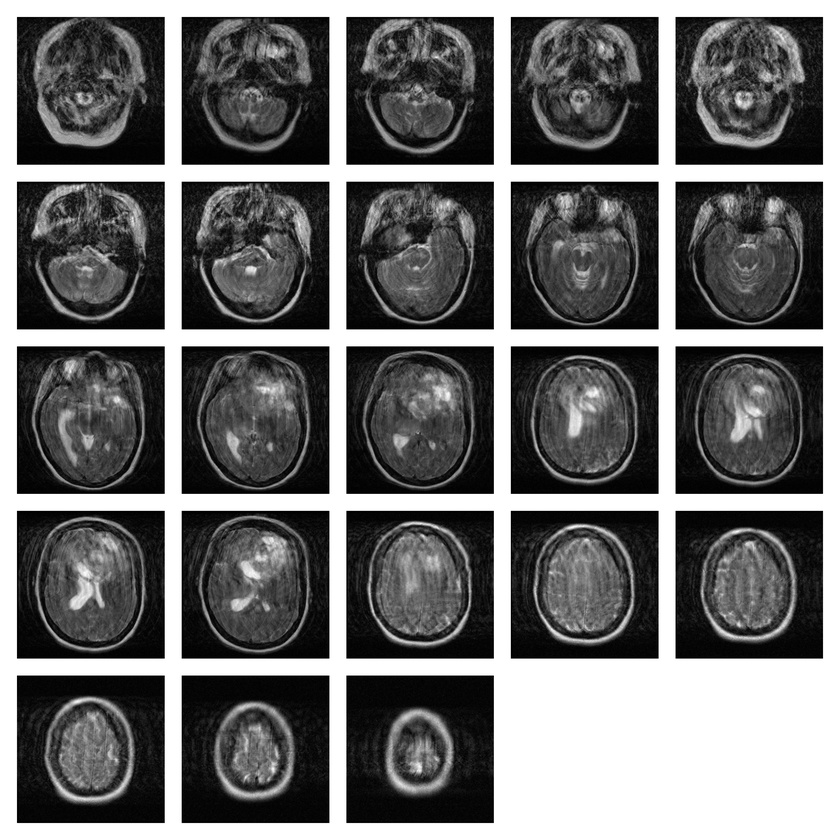
#> input picture Hasta17y.jpg, 840 x 840 px, shrunk from 3264 x 3264 before the run
$ python mr.py
#> lines starting #> are read from the running program, lines starting #| are printed output that depends on the picture; after the words box and inside, x2 and y2 are one past the last pixel; in counts of white or black regions, pixels touching at a corner belong together
import cv2
import numpy as np
from matplotlib import pyplot as plt
from numpy import*
import sys
from PIL import Image

"""
images = map(Image.open, ['000000.jpg', '000001.jpg', '000002.jpg','000003.jpg','000004.jpg'])
images2 = map(Image.open, ['000005.jpg', '000006.jpg', '000007.jpg','000008.jpg','000009.jpg'])
images3 = map(Image.open, ['000010.jpg', '000011.jpg', '000012.jpg','000013.jpg','000014.jpg'])
images4 = map(Image.open, ['000015.jpg', '000016.jpg', '000017.jpg','000018.jpg','000019.jpg'])
images5 = map(Image.open, ['000020.jpg', '000021.jpg', '000022.jpg'])


new_im = Image.new('RGB',  (1250,1250))
new_im2 = Image.new('RGB', (1250,1250))
new_im3 = Image.new('RGB', (1250,1250))
new_im4 = Image.new('RGB', (1250,1250))
new_im5 = Image.new('RGB', (1250,1250))

x_offset = 0
for im in images:
  new_im.paste(im, (x_offset,0))
  x_offset += im.size[0]


y_offset = 0
for im2 in images2:
  new_im2.paste(im2, (y_offset,0))
  y_offset += im2.size[0]


z_offset = 0
for im3 in images3:
  new_im3.paste(im3, (z_offset,0))
  z_offset += im3.size[0]


t_offset = 0
for im4 in images4:
  new_im4.paste(im4, (t_offset,0))
  t_offset += im4.size[0]


k_offset = 0
for im5 in images5:
  new_im5.paste(im5, (k_offset,0))
  k_offset += im5.size[0]

new_im.paste(new_im2,  (0,250))
new_im.paste(new_im3 , (0,500))
new_im.paste(new_im4 , (0,750))
new_im.paste(new_im5 , (0,1000))
new_im.save('Hasta3.jpg')

"""
#########################################################################################################
"""
image = cv2.imread('Hasta1y.jpg')                     #orijinal görüntü
cv2.imshow('Original', image)
"""
image = cv2.imread('Hasta17y.jpg')
#> image is the input picture: shape (840, 840, 3); min 0, max 255, mean 109
plt.title('Orijinal')
plt.imshow(image)
plt.show()

########################################################################################################

bilateral_filtered_image = cv2.bilateralFilter(image, 5, 175, 175)    #GÖRÜNTÜ BULANIKLAŞTIRMA
#cv2.imshow('Bilateral', bilateral_filtered_image)
#cv2.waitKey(0)
plt.title('Bilateral Image')
plt.imshow(bilateral_filtered_image)
plt.show()

########################################################################################################

ret,thresh1 = cv2.threshold(bilateral_filtered_image,127,255,cv2.THRESH_BINARY)
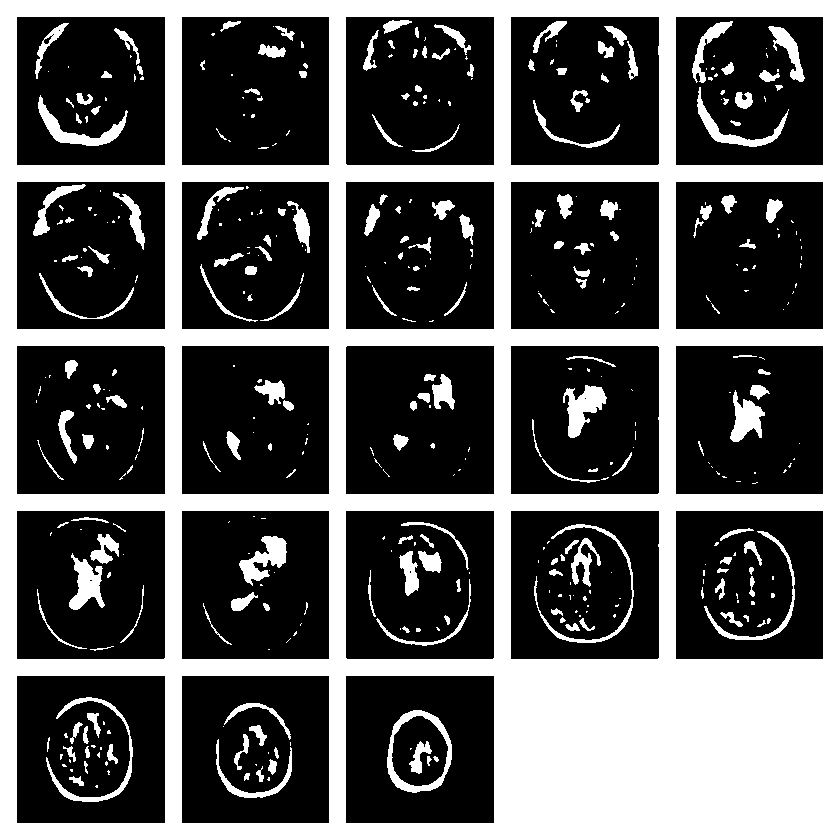
#> thresh1: shape (840, 840, 3); 34% white; 434 white regions (244 under 20 px), largest, box (x1, y1, x2, y2) and area: (0, 0, 840, 840) 204346, (387, 710, 452, 793) 1281, (563, 385, 607, 438) 1191
ret,thresh2 = cv2.threshold(bilateral_filtered_image,127,255,cv2.THRESH_BINARY_INV)    #THRESHOLDİNG İŞLEMİİ
ret,thresh3 = cv2.threshold(bilateral_filtered_image,127,255,cv2.THRESH_TRUNC)
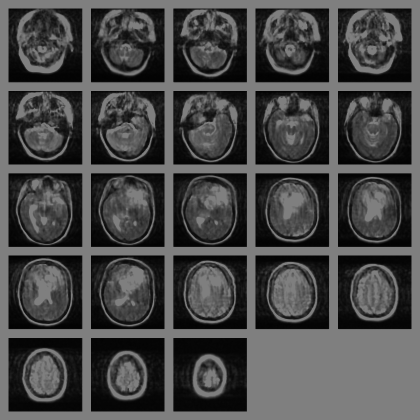
#> thresh3: shape (840, 840, 3) (shown at 1/2 size); min 0, max 127, mean 71.3
ret,thresh4 = cv2.threshold(bilateral_filtered_image,127,255,cv2.THRESH_TOZERO)
ret,thresh5 = cv2.threshold(bilateral_filtered_image,127,255,cv2.THRESH_TOZERO_INV)
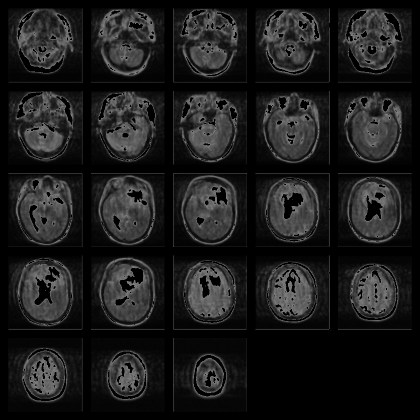
#> thresh5: shape (840, 840, 3) (shown at 1/2 size); min 0, max 127, mean 28.1
titles = ['Original Image','BINARY','BINARY_INV','TRUNC','TOZERO','TOZERO_INV']
images = [image, thresh1, thresh2, thresh3, thresh4, thresh5]
for i in range(6):
    plt.subplot(2,3,i+1),plt.imshow(images[i],'gray')
    plt.title(titles[i])
    plt.xticks([]),plt.yticks([])
plt.show()

#######################################################################################################

kernel = cv2.getStructuringElement(cv2.MORPH_ELLIPSE,(10,10))
array([[1, 1, 1, 1, 1 , 1 , 1 , 1 , 1 , 1 ],
       [1, 1, 1, 1, 1 , 1 , 1 , 1 , 1 , 1 ],
       [1, 1, 1, 1, 1 , 1 , 1 , 1 , 1 , 1 ],
       [1, 1, 1, 1, 1 , 1 , 1 , 1 , 1 , 1 ],
       [1, 1, 1, 1, 1 , 1 , 1 , 1 , 1 , 1 ],
       [1, 1, 1, 1, 1 , 1 , 1 , 1 , 1 , 1 ],
       [1, 1, 1, 1, 1 , 1 , 1 , 1 , 1 , 1 ],
       [1, 1, 1, 1, 1 , 1 , 1 , 1 , 1 , 1 ],
       [1, 1, 1, 1, 1 , 1 , 1 , 1 , 1 , 1 ],
       [1, 1, 1, 1, 1 , 1 , 1 , 1 , 1 , 1 ]], dtype=uint8)
#kernel = np.ones((10,10),np.uint8)                                  #EROSION

erosion = cv2.erode(thresh4 ,kernel,iterations = 1)
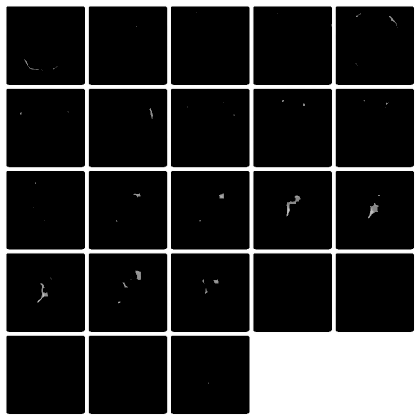
#> erosion: shape (840, 840, 3) (shown at 1/2 size); min 0, max 255, mean 50.8
#cv2.imshow('Erosion',erosion)
#cv2.waitKey(0)
plt.title('Erosion')
plt.imshow(erosion)
plt.show()

########################################################################################################

opening = cv2.morphologyEx(erosion, cv2.MORPH_OPEN, kernel)           #OPENING
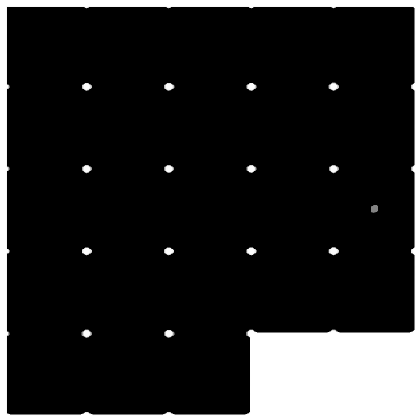
#> opening: shape (840, 840, 3) (shown at 1/2 size); min 0, max 255, mean 35.8
plt.title('Opening')
plt.imshow(opening)
plt.show()

#########################################################################################################

edge_detected_image = cv2.Canny(opening, 75, 200)                   #EDGE DETECTION
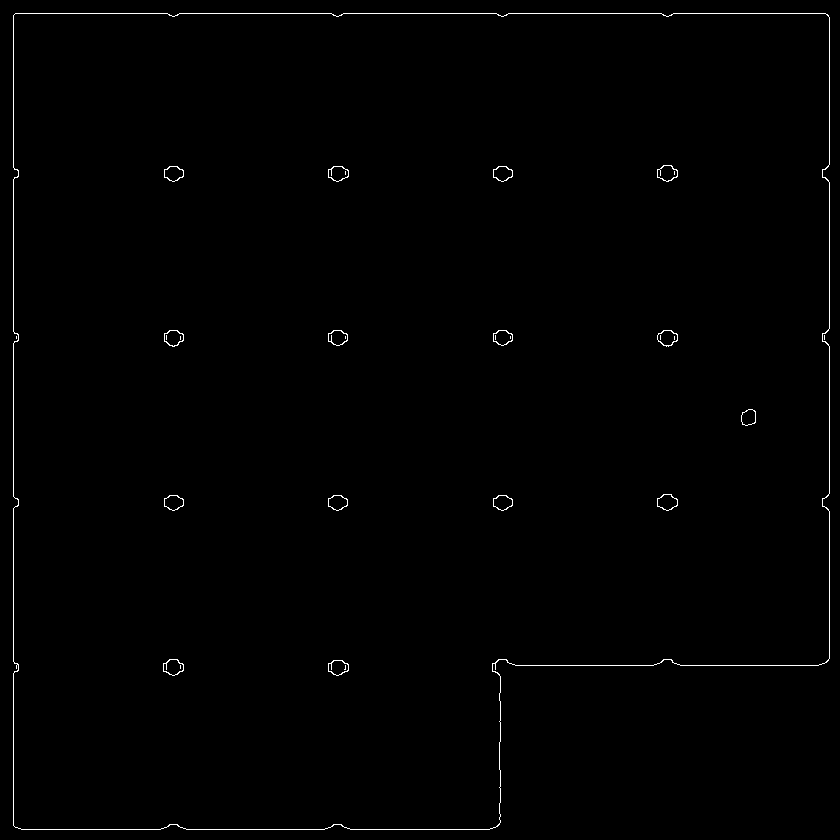
#> edge_detected_image: shape (840, 840); 0.63% white in thin lines or dots
#cv2.imshow('Edge', edge_detected_image)
#cv2.waitKey(0)
plt.title('Edge Detection')
plt.imshow(edge_detected_image)
plt.show()

########################################################################################################

contours, hierarchy = cv2.findContours(edge_detected_image, cv2.RETR_TREE, cv2.CHAIN_APPROX_SIMPLE)
#> contours = 45 contours, 13 with area under 20; largest, box (x1, y1, x2, y2) and area: (13, 13, 830, 830) 610937, (13, 13, 830, 830) 610862, (163, 659, 184, 676) 242, (657, 165, 678, 182) 242, (657, 494, 678, 511) 240
                                                                                    #CONTOURS
contour_list = []
for contour in contours:
    approx = cv2.approxPolyDP(contour,0.01*cv2.arcLength(contour,True),True)
    area = cv2.contourArea(contour)
    if ((len(approx) > 8) & (len(approx) < 23) & (area > 30) ):
        contour_list.append(contour)
#> this loop made 45 passes
#> area on passes 3, 4, 5, 6, 8, 9, 11, 12: 610937, 610861.5, 232, 215.5, 241.5, 224, 220, 207
#> after the loop, contour_list = 28 contours; largest, box (x1, y1, x2, y2) and area: (163, 659, 184, 676) 242, (657, 165, 678, 182) 242, (657, 494, 678, 511) 240, (657, 330, 678, 347) 236, (164, 330, 184, 347) 232

k = cv2.drawContours(opening, contour_list,  -1, (65,0 ,200), 2)
#cv2.imshow('Objects Detected',gradient)
#cv2.waitKey(0)
plt.title('Contours')
plt.imshow(opening)
plt.show()

#######################################################################################################

$ run again, with Hasta1y.jpg copied over Hasta17y.jpg
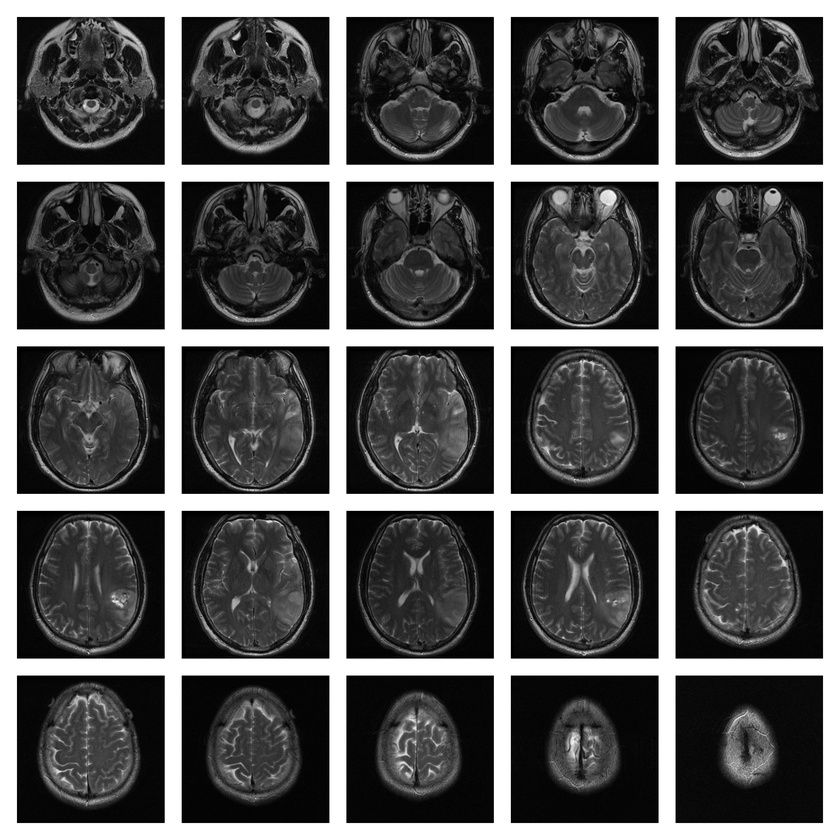
#> input picture Hasta1y.jpg, 840 x 840 px, shrunk from 3264 x 3264 before the run
#> image is the input picture: shape (840, 840, 3); min 0, max 255, mean 86.7
#> `ret,thresh1 = cv2.threshold(bilateral_filtered_image,127,255,cv2.THRES..`:
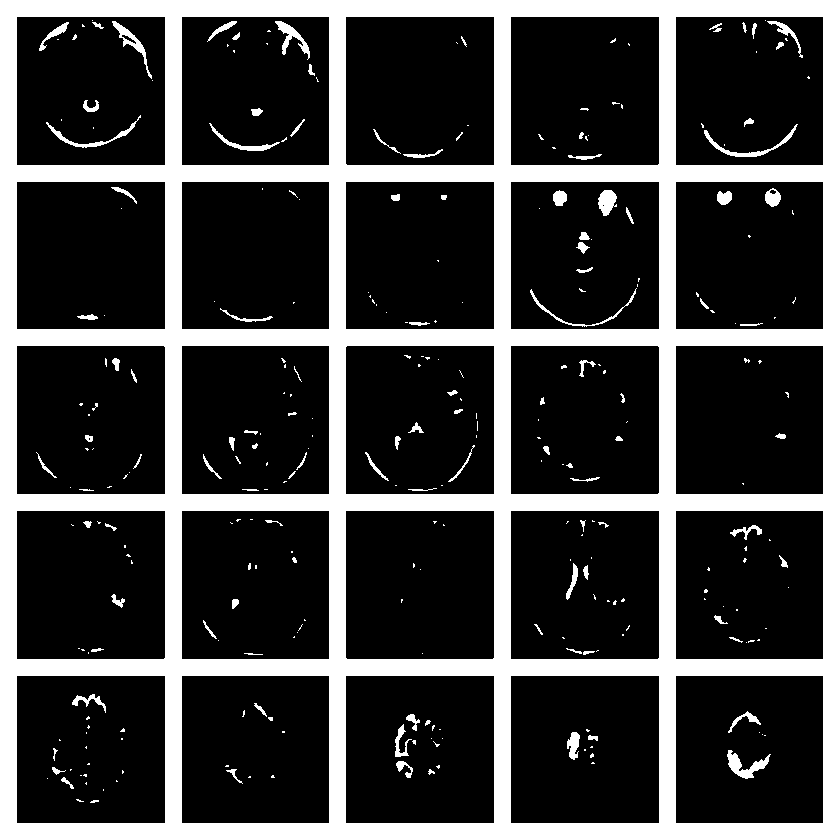
#> thresh1: shape (840, 840, 3); 24.3% white; 302 white regions (195 under 20 px), largest, box (x1, y1, x2, y2) and area: (0, 0, 840, 840) 160966, (727, 750, 771, 779) 490, (704, 124, 798, 157) 424
#> `edge_detected_image = cv2.Canny(opening, 75, 200)`:
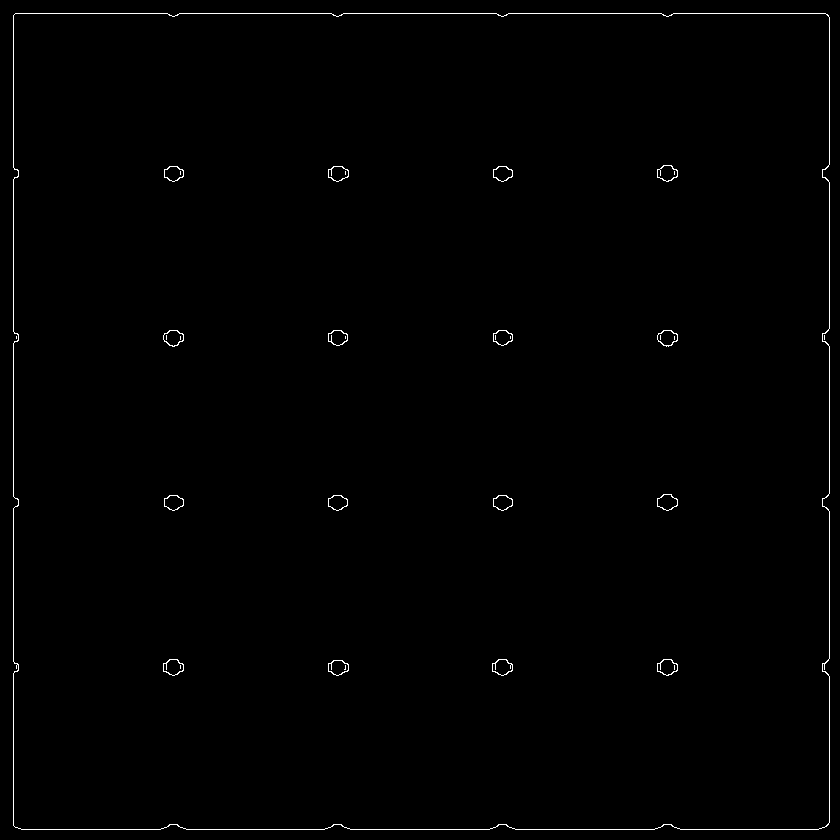
#> edge_detected_image: shape (840, 840); 0.64% white in thin lines or dots
#> contours = 49 contours, 15 with area under 20; largest, box (x1, y1, x2, y2) and area: (13, 13, 830, 830) 664980, (13, 13, 830, 830) 664906, (657, 659, 678, 676) 242, (492, 659, 513, 676) 242, (163, 659, 184, 676) 242
#> the loop `for contour in contours:` made 49 passes
#> area on passes 5, 6, 8, 9, 11, 12, 13, 14: 232, 215.5, 241.5, 223, 241.5, 224, 241.5, 224
#> after the loop `for contour in contours:`: contour_list = 31 contours; largest, box (x1, y1, x2, y2) and area: (657, 659, 678, 676) 242, (492, 659, 513, 676) 242, (163, 659, 184, 676) 242, (657, 165, 678, 182) 242, (657, 494, 678, 511) 240
